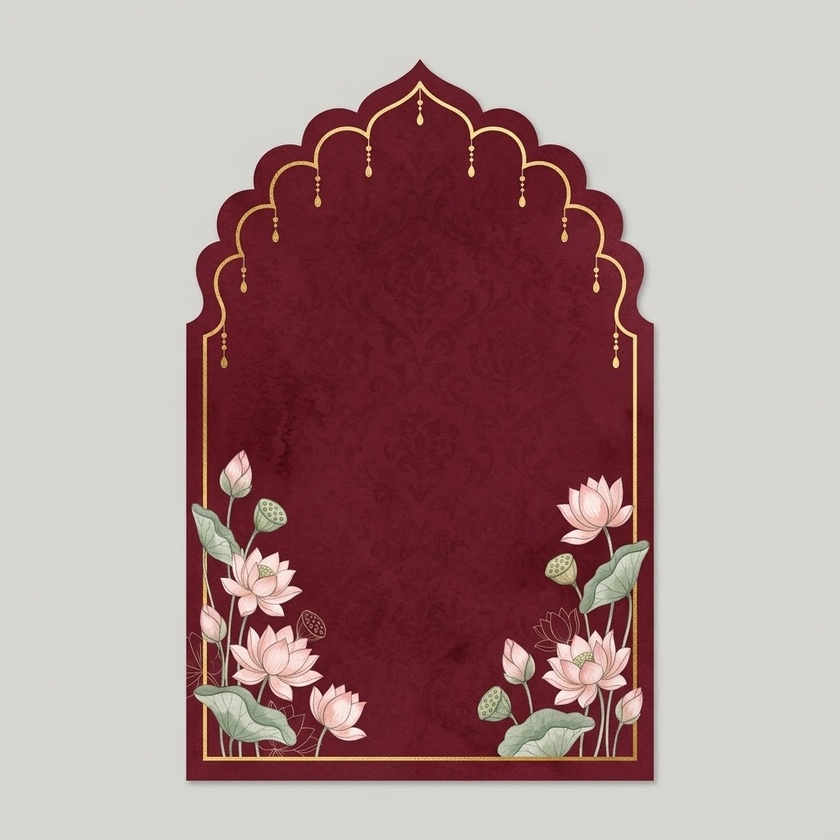
#> input picture design/frame-maroon.jpeg, 840 x 840 px, shrunk from 1024 x 1024 before the run, found by its file name
$ python cut-maroon.py
#> lines starting #> are read from the running program, lines starting #| are printed output that depends on the picture; after the words box and inside, x2 and y2 are one past the last pixel; in counts of white or black regions, pixels touching at a corner belong together
# Cuts the maroon arched card (design/frame-maroon.jpeg, our generated art) off its grey backdrop and
# slices it like the pink card: arch top + lotus foot keep their shape, the plain band between stretches.
# Output: src/assets/frame/maroon-{top,mid,bottom}.webp. Prints the numbers .maroon-card in index.css uses.
from PIL import Image, ImageFilter
import numpy as np
from collections import deque

SRC = 'design/frame-maroon.jpeg'
im = Image.open(SRC).convert('RGB')
#> im is the input picture: PIL image 840x840 RGB; mean R, G, B 172.2, 144.7, 144.5
a = np.asarray(im).astype(np.float32)
bg = np.median(np.concatenate([a[:20].reshape(-1, 3), a[-20:].reshape(-1, 3)]), axis=0)
#> bg = [214, 213, 209]

# Maroon card is strongly red; the backdrop and its faint shadow are neutral grey.
warm = a[..., 0] - a[..., 1]
alpha = np.clip((warm - 12) / 25, 0, 1)
m = np.asarray(Image.fromarray((alpha > 0.5).astype(np.uint8) * 255).filter(ImageFilter.MaxFilter(7)).filter(ImageFilter.MinFilter(7))) > 0
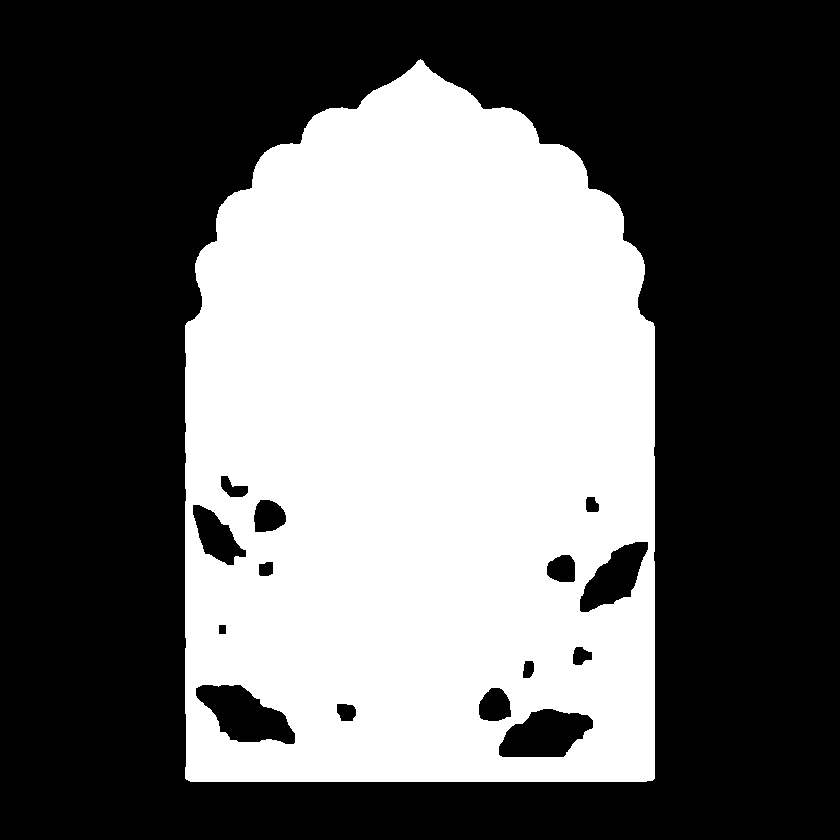
#> m: shape (840, 840) bool; 40.2% white; 1 white region, box (x1, y1, x2, y2) and area: (185, 59, 655, 782) 283714
H, W = m.shape; out_ = np.zeros_like(m); q = deque()
#> after `H, W = m.shape`: H = 840; W = 840
for x in range(W):
    for y in (0, H - 1):
        if not m[y, x]: out_[y, x] = True; q.append((y, x))
#> out_: shape (840, 840) bool; 0.24% white in thin lines or dots
for y in range(H):
    for x in (0, W - 1):
        if not m[y, x] and not out_[y, x]: out_[y, x] = True; q.append((y, x))
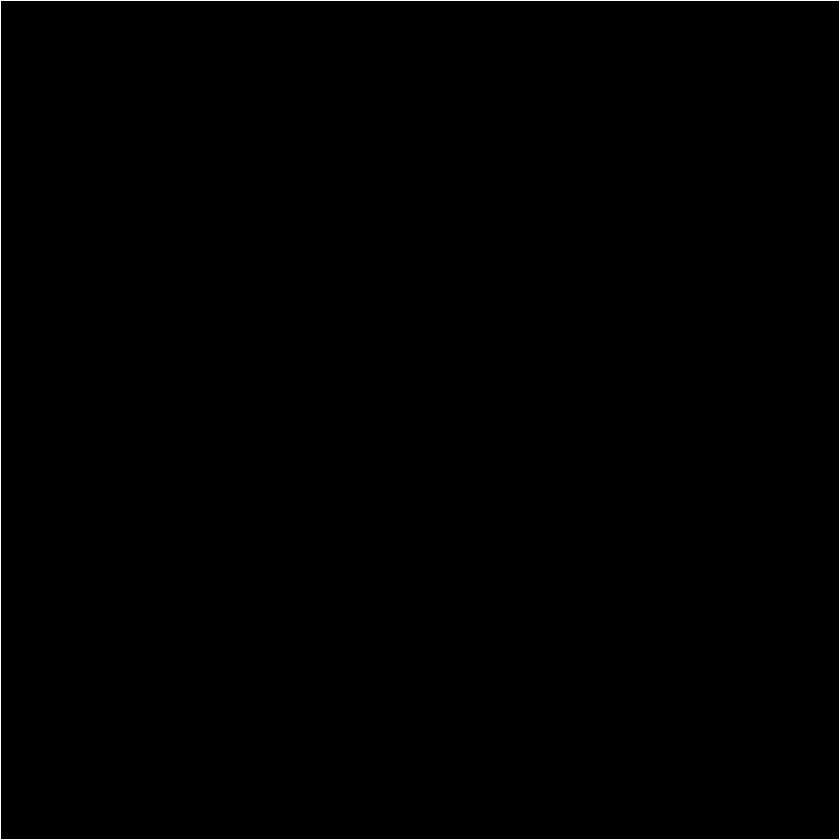
#> out_: shape (840, 840) bool; 0.48% white in thin lines or dots
mm, oo = m.tolist(), out_.tolist()
while q:
    y, x = q.popleft()
    for ny, nx in ((y + 1, x), (y - 1, x), (y, x + 1), (y, x - 1)):
        if 0 <= ny < H and 0 <= nx < W and not mm[ny][nx] and not oo[ny][nx]:
            oo[ny][nx] = True; q.append((ny, nx))
#> after the loop, oo = 840 items
inside = ~np.array(oo)
#> inside: shape (840, 840) bool; 42.3% white; 1 white region, box (x1, y1, x2, y2) and area: (185, 59, 655, 782) 298264
core = np.asarray(Image.fromarray(inside.astype(np.uint8) * 255).filter(ImageFilter.MinFilter(5))) > 0
#> core: shape (840, 840) bool; 41.6% white; 1 white region, box (x1, y1, x2, y2) and area: (187, 62, 653, 780) 293398
alpha = np.where(core, 1.0, np.where(inside, alpha, 0))
al = np.maximum(alpha, 1e-3)[..., None]
rgb = np.clip((a - (1 - al) * bg) / al, 0, 255)
card = Image.fromarray(np.dstack([rgb, alpha * 255]).astype(np.uint8))
card = card.crop(card.getchannel('A').point(lambda v: 255 if v > 20 else 0).getbbox())
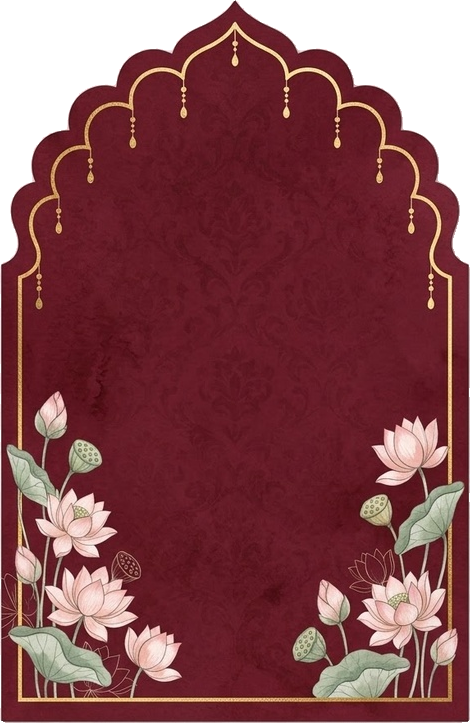
#> card: PIL image 470x723 RGBA; mean R, G, B, A 111.2, 69, 69.9, 223.3; transparent parts drawn white
w, h = card.size
#> w = 470; h = 723

# Slice rows (fractions of card height, measured on this artwork).
TOP, BOT, FEATHER = round(0.43 * h), round(0.53 * h), round(0.025 * h)
#> TOP = 311; BOT = 383; FEATHER = 18
MID = (TOP - FEATHER - 4, BOT + FEATHER + 4)
#> MID = (289, 405)
def feather(img, edge):
#> called with edge = 'bottom'
    a = np.asarray(img.getchannel('A')).astype(float); ramp = np.linspace(0, 1, FEATHER)[:, None]
#> after `ramp = np.linspace(0, 1, FEATHER)[:, None]`: ramp = 18 values from 0 to 1
    if edge == 'bottom': a[-FEATHER:] *= ramp[::-1]
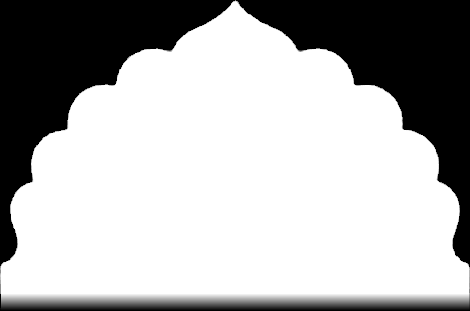
#> a: shape (311, 470) float64; min 0, max 255, mean 175
    else: a[:FEATHER] *= ramp
    img = img.copy(); img.putalpha(Image.fromarray(a.astype(np.uint8))); return img
feather(card.crop((0, 0, w, TOP)), 'bottom').save('src/assets/frame/maroon-top.webp', 'WEBP', quality=92, method=6)
feather(card.crop((0, BOT, w, h)), 'top').save('src/assets/frame/maroon-bottom.webp', 'WEBP', quality=92, method=6)
#> call 2 of feather, with edge = 'top'
#> in feather (call 2), `else: a[:FEATHER] *= ramp`:
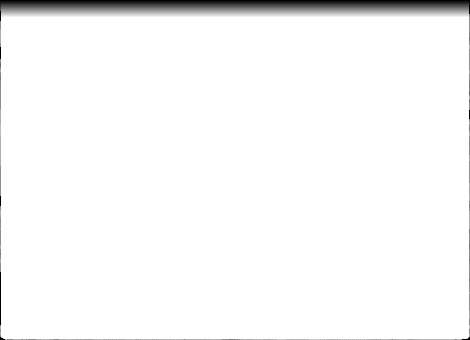
#> a: shape (340, 470) float64; min 0, max 255, mean 247.5
#> in feather (call 2), `img.putalpha(Image.fromarray(a.astype(np.uint8)))`:
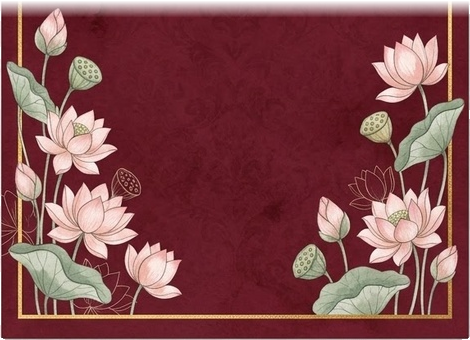
#> img: PIL image 470x340 RGBA; mean R, G, B, A 125.2, 66.7, 69.7, 247.5; transparent parts drawn white
card.crop((0, MID[0], w, MID[1])).save('src/assets/frame/maroon-mid.webp', 'WEBP', quality=92, method=6)
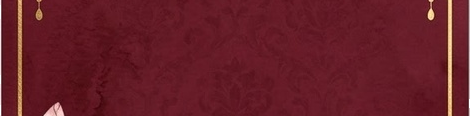
#> saved as maroon-mid.webp: PIL image 470x116 RGBA; mean R, G, B, A 101.9, 29.6, 39.2, 254.4; transparent parts drawn white
print(f'card {w}x{h}; CSS: --s: calc(var(--w) / {w}); mid at {MID[0]} * s, height 100% - {MID[0] + h - MID[1]} * s')
#| card 470x723; CSS: --s: calc(var(--w) / 470); mid at 289 * s, height 100% - 607 * s
